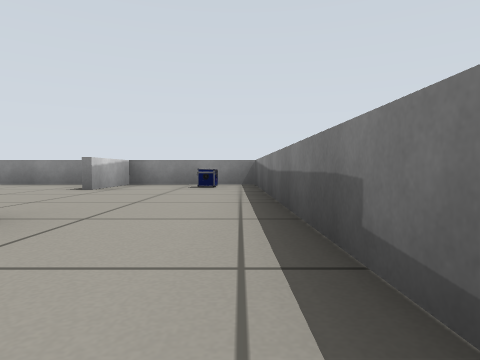
View 1 (above)

23 first-person views from a walk through a world built for the Gazebo simulator. The camera is 0.32 m above the floor, tilts 2° down and sees 75° across. The lines on the ground mark 1 m squares. The floor is counted in squares, 1 m on a side. Each view is taken from the middle of a square. On the plan, view 1 faces up. The plan holds only what a view shows up to about 9 squares ahead; the rest is blank. Robots are left out.

View 2
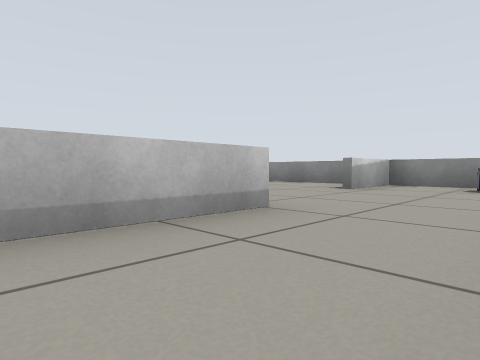

View 3
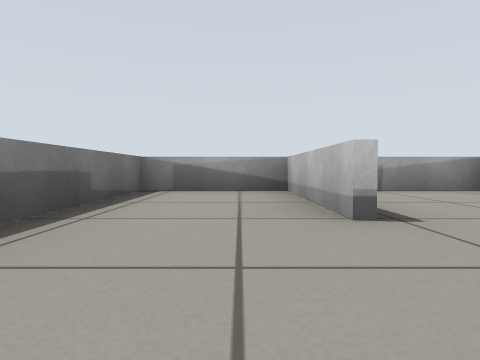

View 4
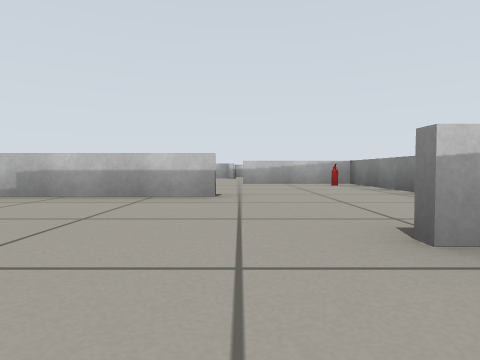

View 5
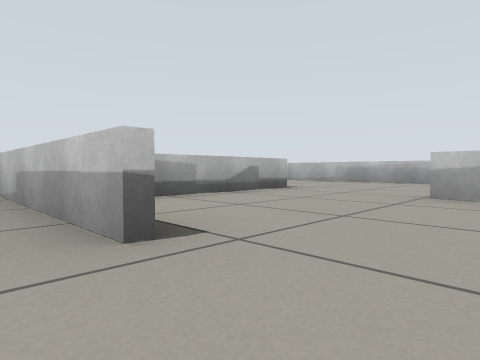

View 6
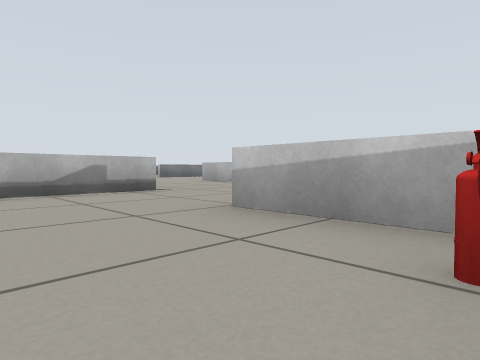

View 7
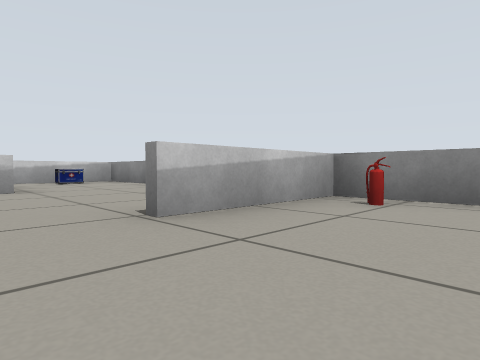

View 8
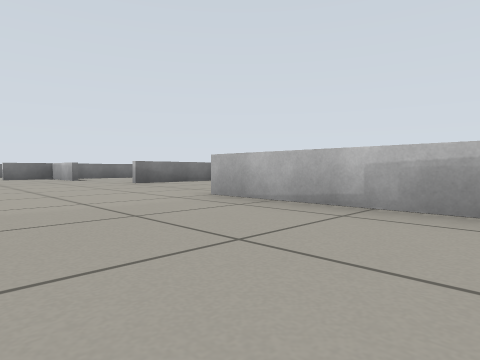

View 9
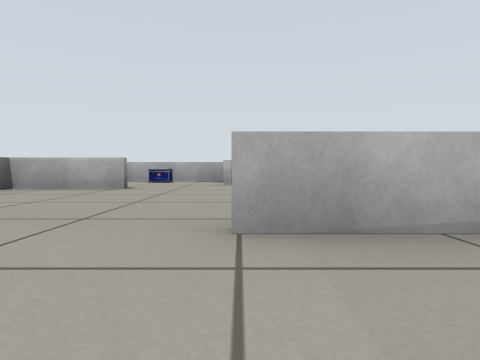

View 10
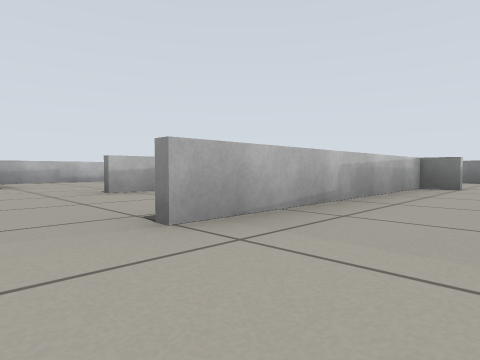

View 11
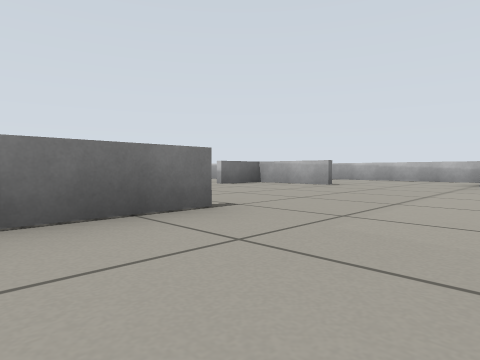

View 12
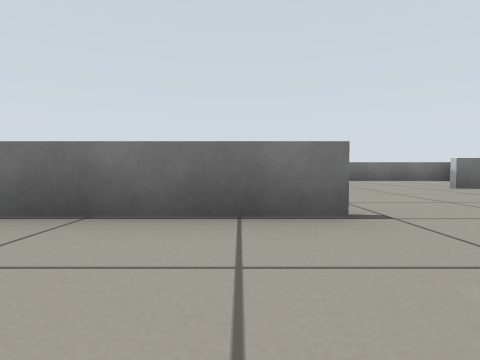

View 13
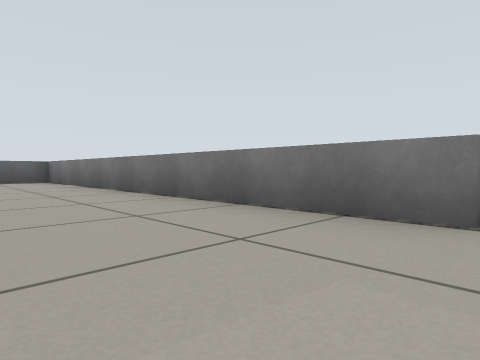

View 14
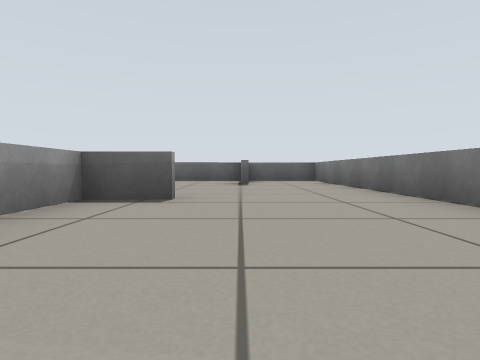

View 15
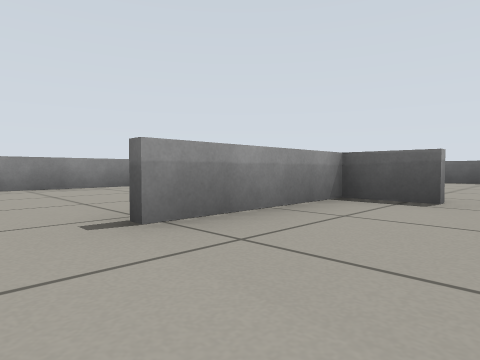

View 16
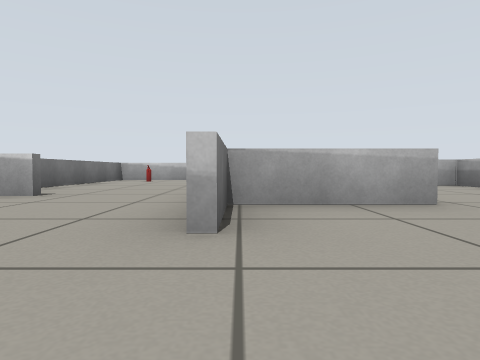

View 17
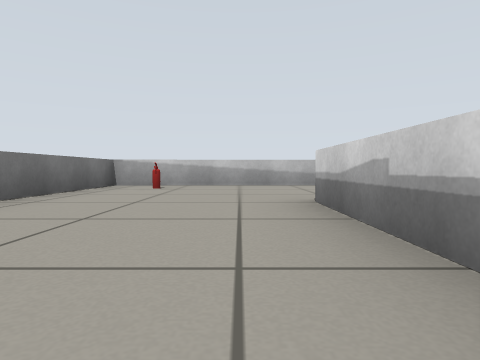

View 18
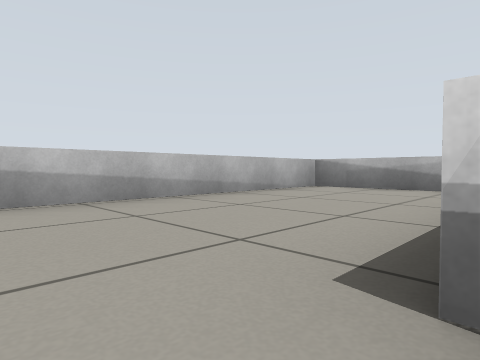

View 19
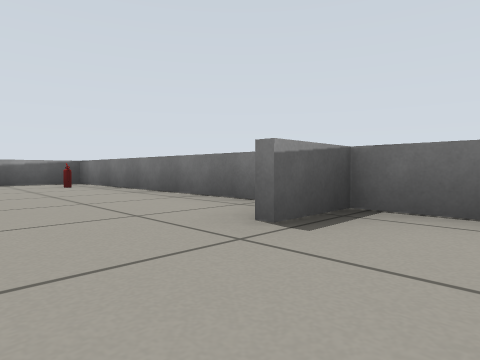

View 20
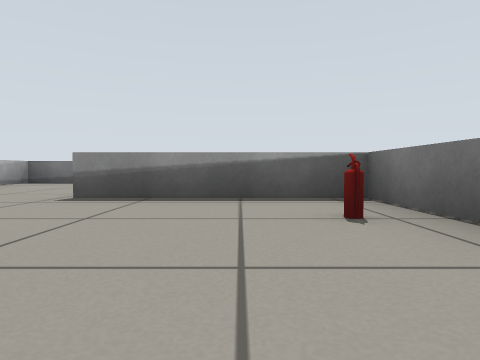

View 21
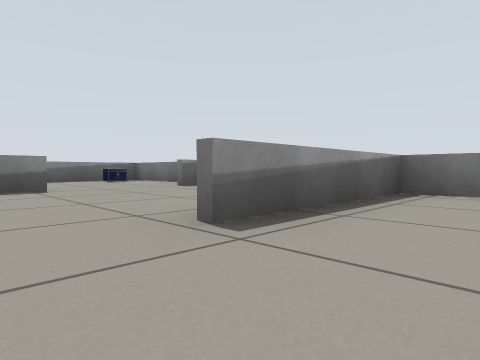

View 22
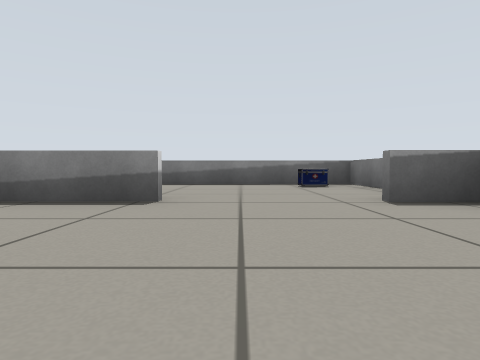

View 23
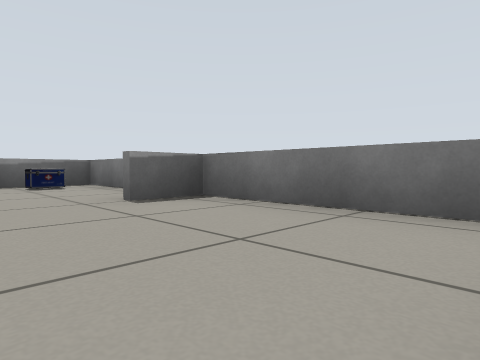

### Floor plan
Points are (right, up) in squares from view 1. A wall is a line through its corners. A room is listed if a view was taken in it or the views show most of it. See-through windows are left out.
Room 1 (views 1, 2, 3, 4)
walls: (-1.7, 2.1) (-1.7, -0.6) (0.4, -0.6) (0.3, 6.4) (-1.9, 6.4); (-2.3, 6.5) (-2.3, 4.8)
ways out: opening at (-2, 3.5) to room 2
objects: first-aid kit (-1, 5)
Room 2 (views 5, 6, 7)
walls: (-4.6, 3.8) (-4.6, 0.5); (-1.9, 6.4) (-7.8, 6.4) (-7.8, 4); (-8.5, 1.7) (-5.9, 1.7); (-4.6, -0.6) (-3, -0.6)
ways out: opening at (-2, 3.5) to room 1; opening at (-8, 3.5) to room 3
objects: fire extinguisher (-7, 6)
Room 3 (views 8, 9, 10, 11, 12, 13, 14, 15, 16, 17, 18, 19, 20, 21, 22, 23)
walls: (-7.8, -6.1) (0.5, -6.1) (0.5, -2.1); (-11.8, -7.1) (-11.8, -9.1) (-10.5, -9.1); (-14.4, -4.8) (-18.2, -4.8) (-18.1, -12.5) (-6.6, -12.4) (-6.6, -9.1); (-15, -4.7) (-12.3, -4.7); (-15, -2.7) (-15, -7.7); (-4.7, -3.4) (-4.7, -2.3) (-7.3, -2.3); (-14.1, 0.4) (-14.1, -0.4); (-12.9, -9.3) (-15.2, -9.3); (-5.2, 1.5) (-7.4, 1.5); (-10.9, 3.6) (-11.5, 3.6) (-11.5, -1.1); (-12.7, -11.4) (-12.7, -11.9); (-18.2, -1.4) (-18.2, -4); (-2.9, -9.2) (-2.9, -6.2) (-3.9, -6.2); (-12.8, -12.5) (-12.8, -11.4); (-5.8, -12.4) (-2.9, -12.4) (-2.9, -11.4); (-18.2, 1.3) (-18.2, -1); (-11, 6.4) (-14.1, 6.4) (-14.1, 4.3)
ways out: opening at (-8, 3.5) to room 2; opening at (-3, -10.5) to room 4
objects: fire extinguisher (-17, -11); first-aid kit (-17, -3); first-aid kit (-13, 5); fire extinguisher (-8, -12)
Room 4 (no view inside)
walls: (-1.5, -12.4) (0.7, -12.4) (0.6, -8.2)
ways out: opening at (-3, -10.5) to room 3
objects: first-aid kit (0, -11)

Positions as (right, up) in squares from view 1, and headings:
1: (0, 0), facing up
2: (0, 0), facing up-left
3: (-1, 4), facing down
4: (-1, 4), facing left
5: (-4, 5), facing down-left
6: (-6, 6), facing down-left
7: (-6, 3), facing up-left
8: (-9, 2), facing down-left
9: (-10, -1), facing left
10: (-10, -2), facing up-left
11: (-6, -4), facing down-left
12: (-7, -4), facing down
13: (-8, -4), facing down-right
14: (-8, -4), facing right
15: (-8, -4), facing up-right
16: (-9, -9), facing left
17: (-12, -10), facing left
18: (-15, -10), facing up-left
19: (-14, -10), facing down-right
20: (-10, -11), facing right
21: (-8, -8), facing down-right
22: (-6, -10), facing right
23: (-6, -10), facing down-right
